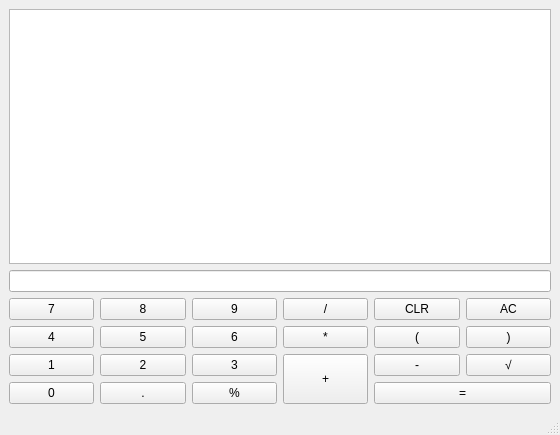
<?xml version="1.0" encoding="UTF-8"?>
<ui version="4.0">
 <class>MainWindow</class>
 <widget class="QMainWindow" name="MainWindow">
  <property name="windowModality">
   <enum>Qt::NonModal</enum>
  </property>
  <property name="geometry">
   <rect>
    <x>0</x>
    <y>0</y>
    <width>560</width>
    <height>435</height>
   </rect>
  </property>
  <property name="sizePolicy">
   <sizepolicy hsizetype="Fixed" vsizetype="Fixed">
    <horstretch>0</horstretch>
    <verstretch>0</verstretch>
   </sizepolicy>
  </property>
  <property name="minimumSize">
   <size>
    <width>560</width>
    <height>435</height>
   </size>
  </property>
  <property name="maximumSize">
   <size>
    <width>560</width>
    <height>435</height>
   </size>
  </property>
  <property name="windowTitle">
   <string>Calculator</string>
  </property>
  <property name="windowIcon">
   <iconset>
    <normaloff>calculator_icon.png</normaloff>calculator_icon.png</iconset>
  </property>
  <widget class="QWidget" name="centralwidget">
   <layout class="QHBoxLayout" name="horizontalLayout_2">
    <item>
     <layout class="QGridLayout" name="gridLayout">
      <item row="2" column="0">
       <widget class="QPushButton" name="button_7">
        <property name="focusPolicy">
         <enum>Qt::NoFocus</enum>
        </property>
        <property name="text">
         <string>7</string>
        </property>
       </widget>
      </item>
      <item row="2" column="2">
       <widget class="QPushButton" name="button_9">
        <property name="focusPolicy">
         <enum>Qt::NoFocus</enum>
        </property>
        <property name="text">
         <string>9</string>
        </property>
       </widget>
      </item>
      <item row="6" column="2">
       <widget class="QPushButton" name="button_3">
        <property name="focusPolicy">
         <enum>Qt::NoFocus</enum>
        </property>
        <property name="text">
         <string>3</string>
        </property>
       </widget>
      </item>
      <item row="6" column="0">
       <widget class="QPushButton" name="button_1">
        <property name="focusPolicy">
         <enum>Qt::NoFocus</enum>
        </property>
        <property name="text">
         <string>1</string>
        </property>
       </widget>
      </item>
      <item row="4" column="5">
       <widget class="QPushButton" name="parenthesis_close">
        <property name="focusPolicy">
         <enum>Qt::NoFocus</enum>
        </property>
        <property name="text">
         <string>)</string>
        </property>
       </widget>
      </item>
      <item row="2" column="1">
       <widget class="QPushButton" name="button_8">
        <property name="focusPolicy">
         <enum>Qt::NoFocus</enum>
        </property>
        <property name="text">
         <string>8</string>
        </property>
       </widget>
      </item>
      <item row="2" column="3">
       <widget class="QPushButton" name="divide">
        <property name="focusPolicy">
         <enum>Qt::NoFocus</enum>
        </property>
        <property name="text">
         <string>/</string>
        </property>
       </widget>
      </item>
      <item row="4" column="2">
       <widget class="QPushButton" name="button_6">
        <property name="focusPolicy">
         <enum>Qt::NoFocus</enum>
        </property>
        <property name="text">
         <string>6</string>
        </property>
       </widget>
      </item>
      <item row="6" column="3" rowspan="2">
       <widget class="QPushButton" name="add">
        <property name="sizePolicy">
         <sizepolicy hsizetype="Minimum" vsizetype="Minimum">
          <horstretch>0</horstretch>
          <verstretch>0</verstretch>
         </sizepolicy>
        </property>
        <property name="focusPolicy">
         <enum>Qt::NoFocus</enum>
        </property>
        <property name="text">
         <string>+</string>
        </property>
       </widget>
      </item>
      <item row="7" column="2">
       <widget class="QPushButton" name="remainder">
        <property name="focusPolicy">
         <enum>Qt::NoFocus</enum>
        </property>
        <property name="text">
         <string>%</string>
        </property>
       </widget>
      </item>
      <item row="6" column="1">
       <widget class="QPushButton" name="button_2">
        <property name="focusPolicy">
         <enum>Qt::NoFocus</enum>
        </property>
        <property name="text">
         <string>2</string>
        </property>
       </widget>
      </item>
      <item row="2" column="5">
       <widget class="QPushButton" name="reset_button">
        <property name="focusPolicy">
         <enum>Qt::NoFocus</enum>
        </property>
        <property name="text">
         <string>AC</string>
        </property>
       </widget>
      </item>
      <item row="7" column="1">
       <widget class="QPushButton" name="decimal">
        <property name="focusPolicy">
         <enum>Qt::NoFocus</enum>
        </property>
        <property name="text">
         <string>.</string>
        </property>
       </widget>
      </item>
      <item row="7" column="4" colspan="2">
       <widget class="QPushButton" name="equals">
        <property name="focusPolicy">
         <enum>Qt::NoFocus</enum>
        </property>
        <property name="text">
         <string>=</string>
        </property>
       </widget>
      </item>
      <item row="7" column="0">
       <widget class="QPushButton" name="button_0">
        <property name="focusPolicy">
         <enum>Qt::NoFocus</enum>
        </property>
        <property name="text">
         <string>0</string>
        </property>
       </widget>
      </item>
      <item row="6" column="5">
       <widget class="QPushButton" name="square_root">
        <property name="focusPolicy">
         <enum>Qt::NoFocus</enum>
        </property>
        <property name="text">
         <string>√</string>
        </property>
       </widget>
      </item>
      <item row="4" column="0">
       <widget class="QPushButton" name="button_4">
        <property name="focusPolicy">
         <enum>Qt::NoFocus</enum>
        </property>
        <property name="text">
         <string>4</string>
        </property>
       </widget>
      </item>
      <item row="4" column="4">
       <widget class="QPushButton" name="parenthesis_open">
        <property name="focusPolicy">
         <enum>Qt::NoFocus</enum>
        </property>
        <property name="text">
         <string>(</string>
        </property>
       </widget>
      </item>
      <item row="4" column="1">
       <widget class="QPushButton" name="button_5">
        <property name="focusPolicy">
         <enum>Qt::NoFocus</enum>
        </property>
        <property name="text">
         <string>5</string>
        </property>
       </widget>
      </item>
      <item row="6" column="4">
       <widget class="QPushButton" name="minus">
        <property name="focusPolicy">
         <enum>Qt::NoFocus</enum>
        </property>
        <property name="text">
         <string>-</string>
        </property>
       </widget>
      </item>
      <item row="2" column="4">
       <widget class="QPushButton" name="clear_button">
        <property name="focusPolicy">
         <enum>Qt::NoFocus</enum>
        </property>
        <property name="text">
         <string>CLR</string>
        </property>
       </widget>
      </item>
      <item row="4" column="3">
       <widget class="QPushButton" name="multiply">
        <property name="focusPolicy">
         <enum>Qt::NoFocus</enum>
        </property>
        <property name="text">
         <string>*</string>
        </property>
       </widget>
      </item>
      <item row="1" column="0" colspan="6">
       <widget class="QLineEdit" name="lineEdit">
        <property name="focusPolicy">
         <enum>Qt::NoFocus</enum>
        </property>
        <property name="text">
         <string/>
        </property>
        <property name="alignment">
         <set>Qt::AlignRight|Qt::AlignTrailing|Qt::AlignVCenter</set>
        </property>
       </widget>
      </item>
      <item row="0" column="0" colspan="6">
       <widget class="QTextBrowser" name="output_window">
        <property name="sizePolicy">
         <sizepolicy hsizetype="Expanding" vsizetype="Minimum">
          <horstretch>0</horstretch>
          <verstretch>0</verstretch>
         </sizepolicy>
        </property>
        <property name="focusPolicy">
         <enum>Qt::NoFocus</enum>
        </property>
       </widget>
      </item>
     </layout>
    </item>
   </layout>
   <zorder>verticalLayoutWidget</zorder>
   <zorder>textBrowser</zorder>
   <zorder>gridLayoutWidget</zorder>
  </widget>
  <widget class="QMenuBar" name="menubar">
   <property name="geometry">
    <rect>
     <x>0</x>
     <y>0</y>
     <width>560</width>
     <height>26</height>
    </rect>
   </property>
  </widget>
  <widget class="QStatusBar" name="statusbar"/>
 </widget>
 <resources/>
 <connections/>
</ui>
